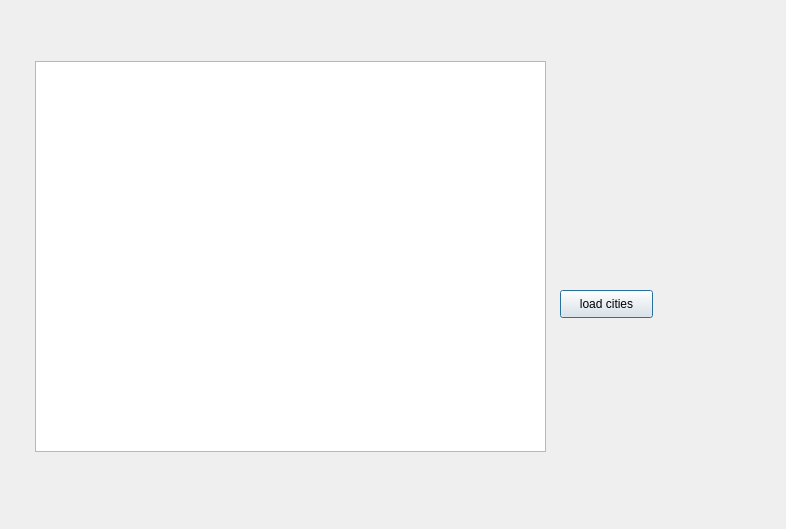
<?xml version="1.0" encoding="UTF-8"?>
<ui version="4.0">
 <class>edit_cities</class>
 <widget class="QDialog" name="edit_cities">
  <property name="geometry">
   <rect>
    <x>0</x>
    <y>0</y>
    <width>786</width>
    <height>529</height>
   </rect>
  </property>
  <property name="windowTitle">
   <string>Dialog</string>
  </property>
  <widget class="QPushButton" name="load_button">
   <property name="geometry">
    <rect>
     <x>560</x>
     <y>290</y>
     <width>93</width>
     <height>28</height>
    </rect>
   </property>
   <property name="text">
    <string>load cities</string>
   </property>
  </widget>
  <widget class="QTableView" name="tableView">
   <property name="geometry">
    <rect>
     <x>35</x>
     <y>61</y>
     <width>511</width>
     <height>391</height>
    </rect>
   </property>
  </widget>
 </widget>
 <resources/>
 <connections/>
</ui>
